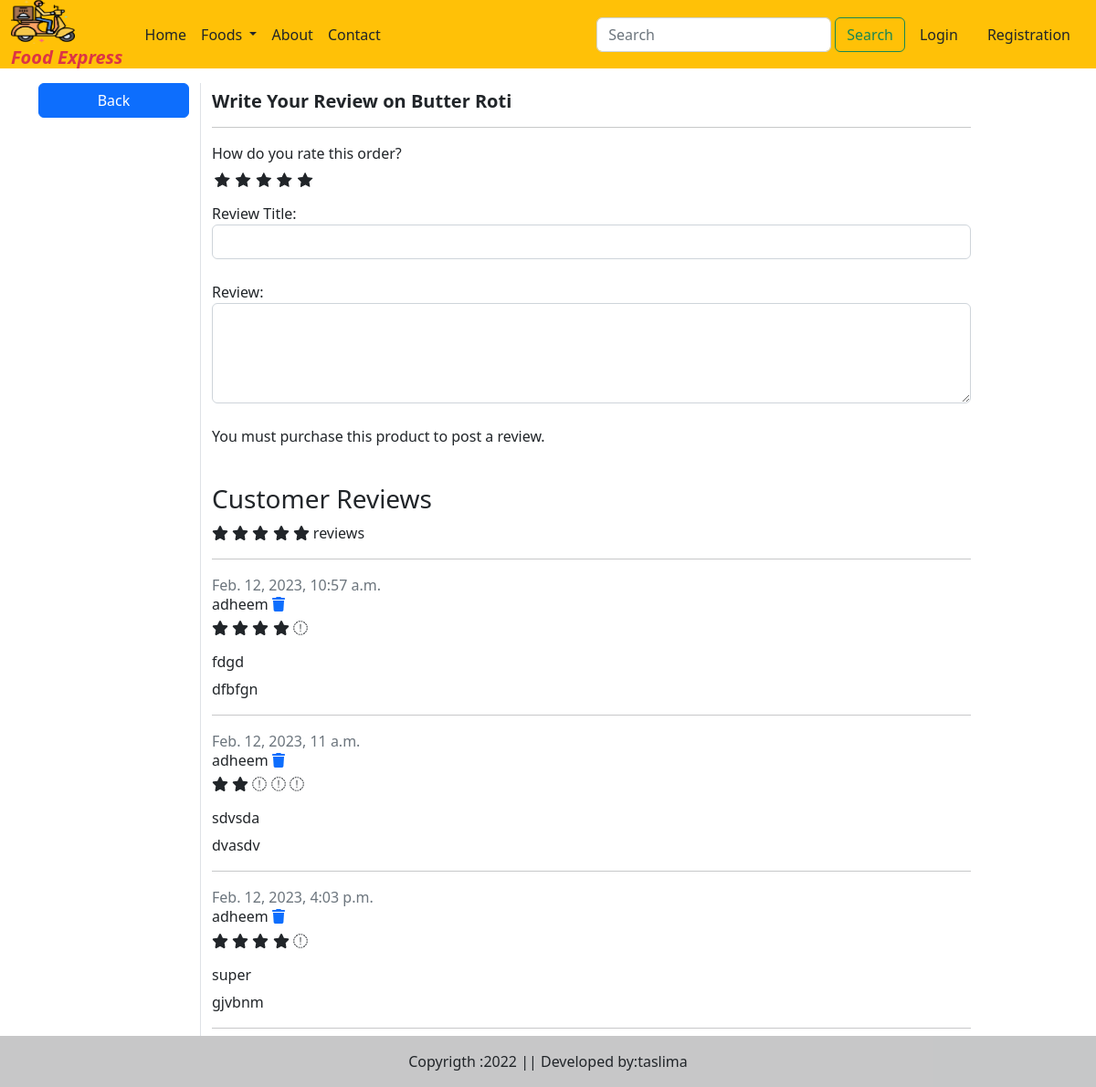
The page /submit_review/1/ on the database its author committed.
### myapp/models.py (models this page shows, shortened)
class Food(models.Model):
    CATEGORY_CHOICES=(
        ('bi','Biriyani'),
        ('pz','Pizza'),
        ('br','Burger'),
        ('sh','Shawarma'),
        ('ch','Chicken'),
        ('pr','Paratha'),
        ('sw','Sandwich'),
        ('ds','Dosa'),
        ('fr','Fried Rice'),
        ('nd','Noodles'),
        ('md','Mandhi'),
    )
    name=models.CharField(max_length=50)
    category=models.CharField(choices=CATEGORY_CHOICES,max_length=2)
    description=models.TextField()
    active=models.BooleanField()
    price=models.FloatField()
    discount_price=models.FloatField()
    is_veg=models.BooleanField()
    food_image=models.ImageField(upload_to='Dishes')

class ReviewRating(models.Model):
    user = models.ForeignKey(User, on_delete=models.CASCADE)
    product = models.ForeignKey(Food, on_delete=models.CASCADE)
    subject=models.CharField(max_length=100,blank=True)
    review=models.TextField(max_length=500,blank=True)
    rating = models.FloatField()
    ip=models.CharField(max_length=20,blank=True)
    status=models.BooleanField(default=True)
    created_at=models.DateTimeField(auto_now_add=True)
    updated_at=models.DateTimeField(auto_now=True)
    def __str__(self):
        return f"{self.subject}, {self.rating}"

### myapp/views.py (the view, shortened to what this page needs)
# urls.py: path('submit_review/<int:pk>/', views.submit_review, name='review'),
def submit_review(request, pk):
    if request.user.is_authenticated:
        totalitem=len(Cart.objects.filter(user=request.user))
    user=Food(request.user)
    product=Food.objects.get(pk=pk)
    review = ReviewRating.objects.filter(product=product)
    print(review)
    context={'product':product,'review':review}
    return render (request,"review.html",context)

### myapp/templates/review.html (shortened to what this page needs)
{% extends 'base.html' %}
{% load static %}
{% block main-content %}
<link rel="stylesheet" href="https://cdnjs.cloudflare.com/ajax/libs/font-awesome/4.7.0/css/font-awesome.min.css">
<link rel="stylesheet" href="{% static 'css/custom.css' %}"/>
<section class="section-content padding-y bg">
	<div class="container">
        <div class="row">
			<div class="col-sm-2 border-end mt-3">
				<ul class="list-unstyled">
					<li class="d-grid">
						<a href="{% url 'orders' %}" class="btn btn-primary">Back</a>
					</li>
				</ul>
			</div>
			<div class="col-md-9">
				<form action="{% url 'review' product.id %}" method="POST">
					<h5 class="fw-bold mt-4">Write Your Review on {{product.name}}</h5>
                    <hr>
					<div>
						<label>How do you rate this order?</label>
						<br>
						<div class="rate">
							<input type="radio" name="rating" id="rating10" value="5" required /><label for="rating10" title="5"></label>
							<input type="radio" name="rating" id="rating8" value="4" required /><label for="rating8" title="4"></label>
							<input type="radio" name="rating" id="rating6" value="3" required /><label for="rating6" title="3"></label>
							<input type="radio" name="rating" id="rating4" value="2" required /><label for="rating4" title="2"></label>
							<input type="radio" name="rating" id="rating2" value="1" required /><label for="rating2" title="1"></label>
						</div>
<br>
						Review Title:
						<input type="text" class="form-control" name="subject">
						<br>
						Review:
						<textarea name="review" rows="4" class="form-control"></textarea>
						<br>
						{% if user.is_authenticated %}
								<input type="submit" value="Submit Review" class="btn btn-primary">
							{% else %}
								<p>You must purchase this product to post a review.</p>
						{% endif %}
					</div>
				</form>
<br>
<header class="section-heading">
	<h3>Customer Reviews </h3>
	<div class="rating-star">
		<span>
			<i class="fa fa-star{% if single_product.averageReview < 0.5 %}-o{% elif single_product.averageReview >= 0.5 and single_product.averageReview < 1 %}-half-o {% endif %}" aria-hidden="true"></i>
			<i class="fa fa-star{% if single_product.averageReview < 1.5 %}-o{% elif single_product.averageReview >= 1.5 and single_product.averageReview < 2 %}-half-o {% endif %}" aria-hidden="true"></i>
			<i class="fa fa-star{% if single_product.averageReview < 2.5 %}-o{% elif single_product.averageReview >= 2.5 and single_product.averageReview < 3 %}-half-o {% endif %}" aria-hidden="true"></i>
			<i class="fa fa-star{% if single_product.averageReview < 3.5 %}-o{% elif single_product.averageReview >= 3.5 and single_product.averageReview < 4 %}-half-o {% endif %}" aria-hidden="true"></i>
			<i class="fa fa-star{% if single_product.averageReview < 4.5 %}-o{% elif single_product.averageReview >= 4.5 and single_product.averageReview < 5 %}-half-o {% endif %}" aria-hidden="true"></i>
	<span>{{product.countReview}} reviews</span>
			</span>
	</div>
</header>
<hr>
{% for review in review %}
				<article class="box mb-3">
					<div class="icontext w-100">
						<div class="text">
							<span class="date text-muted float-md-right">{{review.updated_at}} </span>
							<h6 class="mb-1">{{review.user.username}} <a href="{% url 'review_delete' review.id %}" class="comfirm-delete"><i class="fas fa-trash"></i></a></h6>
							<div class="rating-star">
								<span>
									<i class="fa fa-star{% if review.rating == 0.5 %}-half-o{% elif review.rating < 1 %}-o {% endif %}" aria-hidden="true"></i>
									<i class="fa fa-star{% if review.rating == 1.5 %}-half-o{% elif review.rating < 2 %}-o {% endif %}" aria-hidden="true"></i>
									<i class="fa fa-star{% if review.rating == 2.5 %}-half-o{% elif review.rating < 3 %}-o {% endif %}" aria-hidden="true"></i>
									<i class="fa fa-star{% if review.rating == 3.5 %}-half-o{% elif review.rating < 4 %}-o {% endif %}" aria-hidden="true"></i>
									<i class="fa fa-star{% if review.rating == 4.5 %}-half-o{% elif review.rating < 5 %}-o {% endif %}" aria-hidden="true"></i>
								</span>
							</div>
						</div>
					</div>
					<div class="mt-3">
						<h6>{{review.subject}}</h6>
						<p>
							{{review.review}}
						</p>
					</div>
				</article>
				<hr>
{% endfor %}
			</div>
		</div>
        </div>
        </section>
{% endblock main-content %}

### myapp/static/css/custom.css (style rules this page uses)
.rate { display: inline-block;; border: 0; }
.rate > label { float: right; }
.rate > label:before { display: inline-block; font-size: 1.1rem; font-family: FontAwesome; content: "\f005"; margin:0; padding:0.3rem .2rem; cursor: pointer; }

### rows shown on the page
Food: name "Butter Roti"
ReviewRating: updated_at "Feb. 12, 2023, 10:57 a.m.", user.username "adheem", rating 4 (drawn), subject "fdgd", review "dfbfgn"
ReviewRating: updated_at "Feb. 12, 2023, 11 a.m.", user.username "adheem", rating 2.5 (drawn), subject "sdvsda", review "dvasdv"
ReviewRating: updated_at "Feb. 12, 2023, 4:03 p.m.", user.username "adheem", rating 4.5 (drawn), subject "super", review "gjvbnm"
